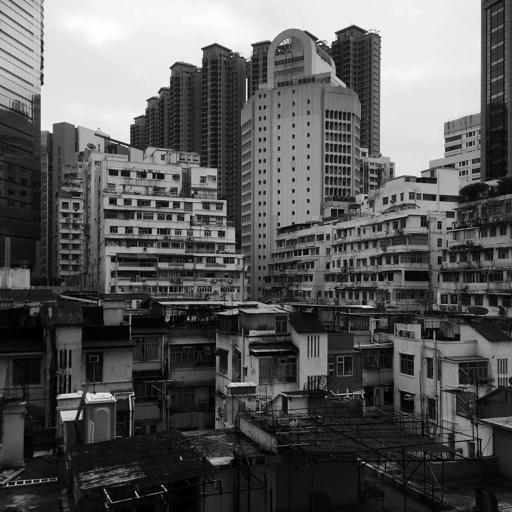
%> input picture urban.jpg, 512 x 512 px
$ octave Clab1_4.m   (GNU Octave 9; MATLAB toolbox functions it lacks are replaced by stand-ins)
%> lines starting %> are read from the running program, lines starting %| are printed output that depends on the picture
### my_filter.m

function output_image = my_filter(input_image,filter_kernel)
im = uint8(zeros(514,514));
for i = 2:513
    for j = 2:513
        im(i,j) = input_image(i-1,j-1);
    end
end
kernel_conv = rot90(filter_kernel,2);


for i = 2:513
    for j = 2:513
        matrix33 = im((i-1):(i+1),(j-1):(j+1));
        pixel = im2double(matrix33)*255.*kernel_conv;
        output_image(i-1,j-1) = uint8(sum(sum(pixel)));
    end
end


end

### Clab1_4.m
close all
clear all
im = imread('urban.jpg');
%> im is the input picture: size 512x512 uint8; min 0, max 255, mean 89.8
%% filter 1 (low pass filter)
kernel1 = [1 ,1,1; 1,1,1; 1,1,1]*1/9 ;
output1 = my_filter(im,kernel1);
%> after the loop in my_filter, `for i = 2:513`:
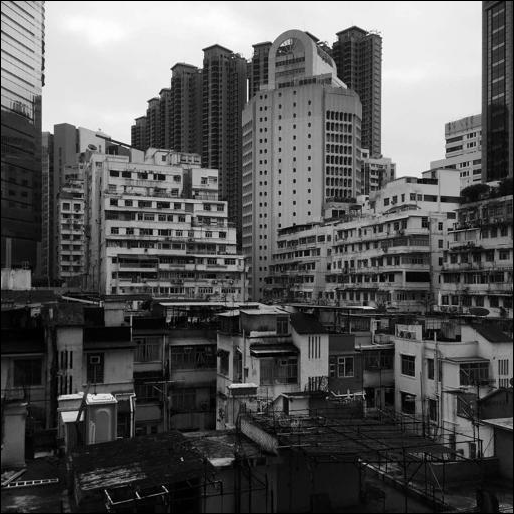
%> im: size 514x514 uint8; min 0, max 255, mean 89.1
%% filter 2 (band pass filter)
kernel2 =  [1,1,1; 0,0,0 ; -1,-1,-1]  ;
output2 = my_filter(im,kernel2);
%> call 2 of my_filter, with filter_kernel = [1 1 1; 0 0 0; -1 -1 -1]
%> after the loop in my_filter (call 2), `for i = 2:513`:
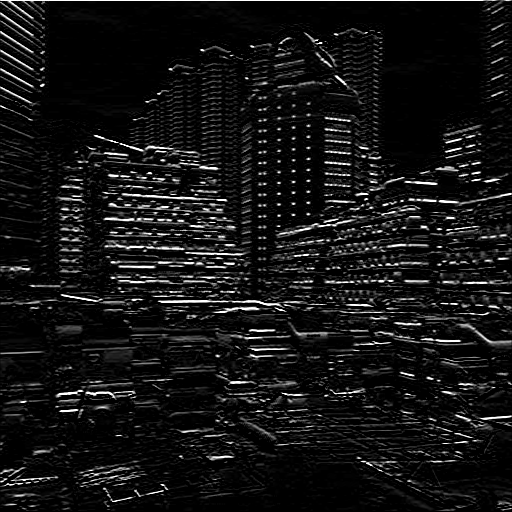
%> output_image: size 512x512 uint8; min 0, max 255, mean 20
%% filter 3 (high pass filter)
kernel3 =   [ 0,-1, 0; -1 , 8, -1; 0,-1,0]   ;
output3 = my_filter(im,kernel3);
%> call 3 of my_filter, with filter_kernel = [0 -1 0; -1 8 -1; 0 -1 0]
%> after the loop in my_filter (call 3), `for i = 2:513`:
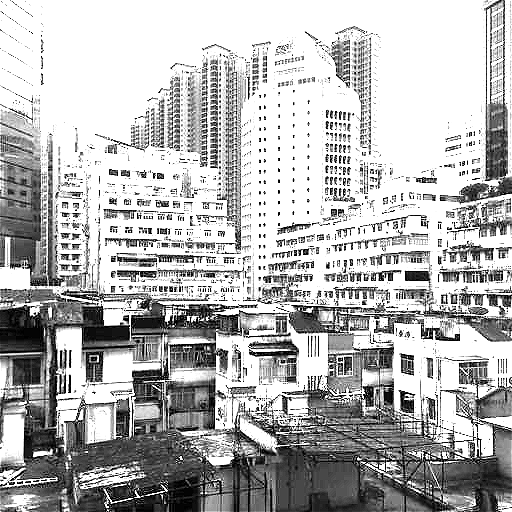
%> output_image: size 512x512 uint8; min 0, max 255, mean 180.7
%% display
subplot(3,3,1),imshow(output1),title('Image through Filter 1');
subplot(3,3,4),imshow(output2),title('Image through Filter 2');
subplot(3,3,7),imshow(output3),title('Image through Filter 3');
%% fft
fftA = fft2(double(output1));
fftB = fft2(double(output2));
fftC = fft2(double(output3));
subplot(3,3,2), imshow(abs(fftshift(fftA)),[0 100000])
%> after `imshow(abs(fftshift(fftA)),[0 100000])`:
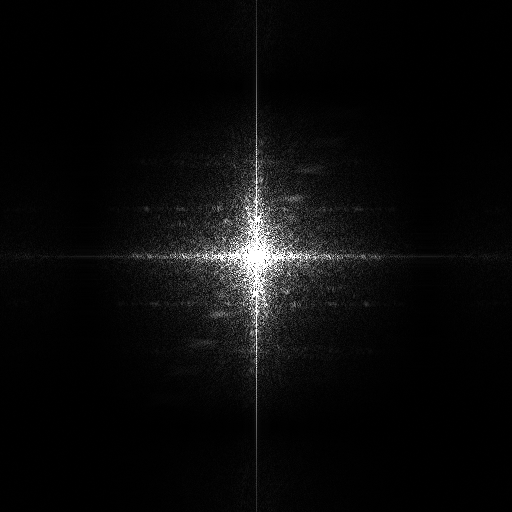
%> displayed picture: size 512x512, on the screen's scale of 0 to 255; min 0, max 255, mean 10.2
title('Image through Filter 1 FFT2 Magnitude')
subplot(3,3,5), imshow(abs(fftshift(fftB)),[0 100000])
%> after `imshow(abs(fftshift(fftB)),[0 100000])`:
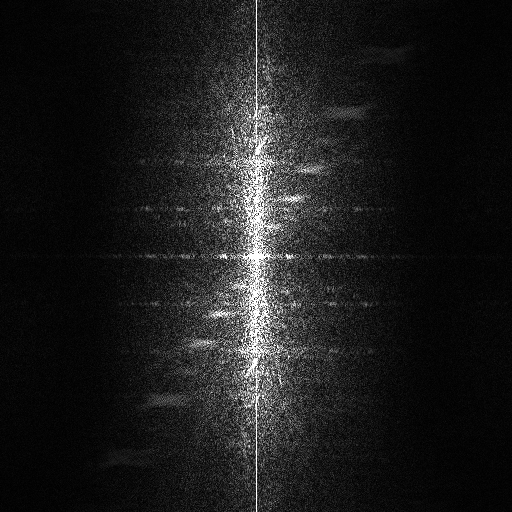
%> displayed picture: size 512x512, on the screen's scale of 0 to 255; min 0, max 255, mean 27.8
title('Image through Filter 2 FFT2 Magnitude')
subplot(3,3,8), imshow(abs(fftshift(fftC)),[0 100000])
%> after `imshow(abs(fftshift(fftC)),[0 100000])`:
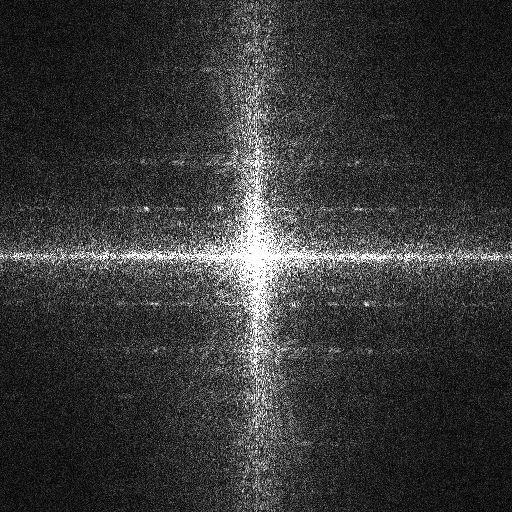
%> displayed picture: size 512x512, on the screen's scale of 0 to 255; min 0, max 255, mean 54.7
title('Image through Filter 3 FFT2 Magnitude')

output1_fft = ifft2(fftA);
Amin = min(min(abs(output1_fft)));
%> Amin = 8.88e-16
Amax = max(max(abs(output1_fft)));
%> Amax = 255
subplot(3,3,3), imshow(abs(output1_fft),[Amin Amax])
title('Recovered Image through Filter 1 Using IFFT')

output2_fft = ifft2(fftB);
Bmin = min(min(abs(output2_fft)));
%> Bmin = 0
Bmax = max(max(abs(output2_fft)));
%> Bmax = 255
subplot(3,3,6), imshow(abs(output2_fft),[Bmin Bmax])
title('Recovered Image through Filter 2 Using IFFT')

output3_fft = ifft2(fftC);
Cmin = min(min(abs(output3_fft)));
%> Cmin = 0
Cmax = max(max(abs(output3_fft)));
%> Cmax = 255
subplot(3,3,9), imshow(abs(output3_fft),[Cmin Cmax])
title('Recovered Image through Filter 3 Using IFFT')
